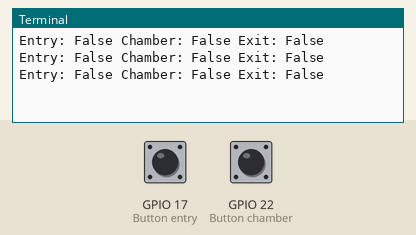
This program was run on a simulated Raspberry Pi (BCM pin numbers). Parts: the last lines printed to the terminal. The inputs (shaded band) are chosen by the test bench; at power-on: GPIO 17 (Button entry) HIGH, GPIO 22 (Button chamber) HIGH.

Above: at 1.2 s.
1.3 s: GPIO 17 (Button entry) pulled LOW for 0.6 s
At 1.9 s:
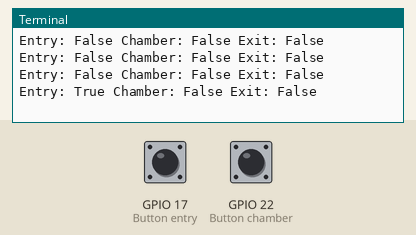
3.4 s: GPIO 22 (Button chamber) pulled LOW for 0.6 s
At 3.9 s:
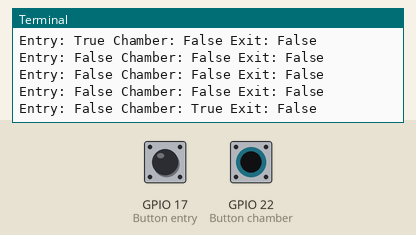
5.5 s: GPIO 17 (Button entry) driven LOW and GPIO 22 (Button chamber) driven LOW
At 5.9 s:
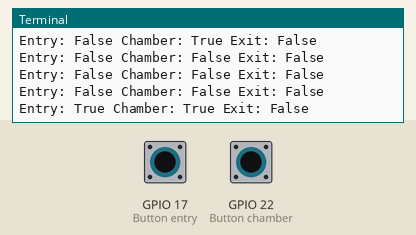

Measured:
- after the input at 1.3 s, the terminal: prints a new line after 0.20 s (image 1)
- after the input at 3.4 s, the terminal: prints a new line after 0.10 s (image 2)
- after the input at 5.5 s, the terminal: prints a new line at once (image 3)

The program:

multipledigitalinputss.py
```python
from gpiozero import Button
from time import sleep

entry = Button(17)
chamber = Button(22)
exit_sensor = Button(23)

while True:

    print(
        "Entry:", entry.is_pressed,
        "Chamber:", chamber.is_pressed,
        "Exit:", exit_sensor.is_pressed
    )

    sleep(0.5)

    #Raspberry Pi does not have a built-in general-purpose analog input, so you normally need an ADC.Temperature sensorPhotodiodePotentiometerAnalog position sensor
```
